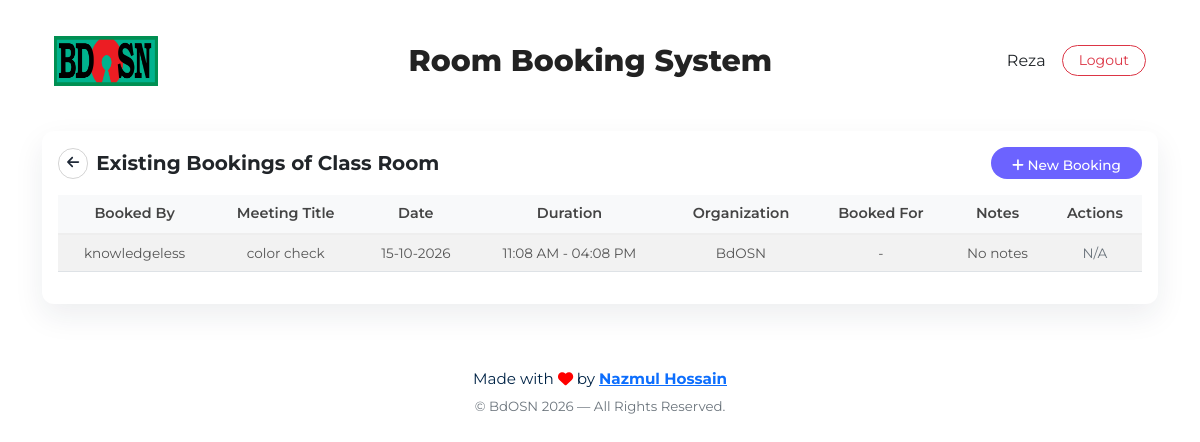
Page /book/1/ (signed in) on the committed database.
### BookingSystem/models.py (models this page shows, shortened)
class Room(models.Model):
    name = models.CharField(max_length=100, default="Unnamed Room")
    capacity = models.PositiveIntegerField(default=10)

class Booking(models.Model):
    user = models.ForeignKey(User, on_delete=models.CASCADE, null=True, blank=True)
    room = models.ForeignKey(Room, on_delete=models.CASCADE)
    title = models.CharField(max_length=200, default="Untitled Conference")
    conference_date = models.DateField(default=date.today)
    start_time = models.TimeField(default=time(9, 0))   # default 9:00 AM
    end_time = models.TimeField(default=time(10, 0))   # default 10:00 AM
    organization = models.CharField(max_length=100, blank=True, null=True, default="Not specified")  # allow empty
    booked_for = models.CharField(max_length=150, blank=True, null=True, default="Self")  # allow empty
    additional_support = models.TextField(
        blank=True,
        default="No additional support needed"
    )
    class Meta:
        ordering = ['conference_date', 'start_time']
        verbose_name = "Room Booking"
        verbose_name_plural = "Room Bookings"

### BookingSystem/views.py (the view, shortened to what this page needs)
# urls.py: path('book/<int:room_id>/', views.book_room, name='book_room'),
@login_required
def book_room(request, room_id):
    archive_expired_bookings()
    room = get_object_or_404(
        Room,
        id=room_id
    )
    bookings = (
        Booking.objects
        .filter(room=room)
        .select_related("user", "room")
        .order_by(
            "conference_date",
            "start_time"
        )
    )
    return render(
        request,
        "book_room.html",
        {
            "room": room,
            "bookings": bookings,
            "organizations": ORGANIZATIONS,
        }
    )

### BookingSystem/views.py (called while the page is built, shortened)
def archive_expired_bookings():
    now = localtime()
    current_date = now.date()
    current_time = now.time()
    archived_count = 0
    with transaction.atomic():
        expired_bookings = (
            Booking.objects
            .select_for_update()
            .select_related("user", "room")
            .filter(
                conference_date__lte=current_date
            )
        )
    return archived_count

### BookingSystem/templates/book_room.html (shortened to what this page needs)
{% extends "base.html" %}
{% load static %}
{% block links %}
    <link rel="stylesheet" href="{% static "css/home.css" %}">
    <link rel="stylesheet" href="https://cdnjs.cloudflare.com/ajax/libs/font-awesome/6.5.0/css/all.min.css" />
{% endblock links %}
{% block contents %}
<div class="container my-4">
    <div class="row g-4">
        <div class="col-12">
            <div class="card shadow-sm booking-card">
                <div class="card-body">
                    <div class="d-flex flex-column flex-md-row justify-content-between align-items-md-center gap-2 mb-3">
                        <div class="d-flex align-items-center gap-2">
                            <a href="{% url 'home' %}" class="btn btn-outline-secondary rounded-pill btn-sm back-home-btn" aria-label="Back to home">
                                <i class="fa-solid fa-arrow-left"></i>
                            </a>
                            <div class="title">
                                <h5 class="fw-bold m-0">Existing Bookings of {{ room.name }}</h5>
                            </div>
                        </div>
                        <div class="button d-flex flex-wrap gap-2">
                            <a href="#" class="btn btn-purple rounded-pill btn-sm" data-bs-toggle="modal" data-bs-target="#bookingModal"><span class="fix"><i class="fa fa-plus"></i> New Booking</span> </a>
                        </div>
                    </div>
                    {% if bookings %}
                    <div class="table-responsive">
                        <table class="table table-striped booking-table align-middle">
                            <thead class="table-light">
                                <tr>
                                    <th>Booked By</th>
                                    <th>Meeting Title</th>
                                    <th>Date</th>
                                    <th>Duration</th>
                                    <th>Organization</th>
                                    <th>Booked For</th>
                                    <th>Notes</th>
                                    <th>Actions</th>
                                </tr>
                            </thead>
                            <tbody>
                                {% for booking in bookings %}
                                <tr>
                                    <td>{{ booking.user }}</td>
                                    <td>{{ booking.title }}</td>
                                    <td>{{ booking.conference_date|date:'d-m-Y' }}</td>
                                    <td>{{ booking.start_time|time:'h:i A' }} - {{ booking.end_time|time:'h:i A' }}</td>
                                    <td>{{ booking.organization|default:"-" }}</td>
                                    <td>{{ booking.booked_for|default:"-" }}</td>
                                    <td>{{ booking.additional_support|default:"No notes" }}</td>
                                    <td>
                                        {% if request.user == booking.user or request.user.is_superuser %}
                                            <button type="button" class="btn btn-sm btn-outline-primary me-1"
                                                data-bs-toggle="modal" data-bs-target="#editBookingModal{{ booking.id }}">
                                                <i class="fa-solid fa-pen-to-square"></i>
                                            </button>
                                            <a href="{% url 'delete_booking' booking.id %}"
                                               class="btn btn-sm btn-outline-danger"
                                               onclick="return confirm('Are you sure you want to delete this booking?');">
                                               <i class="fa-solid fa-trash"></i>
                                            </a>
                                            <div class="modal fade" id="editBookingModal{{ booking.id }}" tabindex="-1"
                                                 aria-labelledby="editBookingLabel{{ booking.id }}" aria-hidden="true">
                                                <div class="modal-dialog">
                                                    <div class="modal-content">
                                                        <form method="post" action="{% url 'edit_booking' booking.id %}">
                                                            {% csrf_token %}
                                                            <div class="modal-header">
                                                                <h5 class="modal-title" id="editBookingLabel{{ booking.id }}">Edit Booking</h5>
                                                                <button type="button" class="btn-close" data-bs-dismiss="modal"></button>
                                                            </div>
                                                            <div class="modal-body">
                                                                <div class="mb-3">
                                                                    <input type="text" name="title" class="form-control"
                                                                           value="{{ booking.title }}" required>
                                                                </div>
                                                                <div class="mb-3">
                                                                    <input type="date" name="conference_date" class="form-control"
                                                                           value="{{ booking.conference_date|date:'Y-m-d' }}" required>
                                                                </div>
                                                                <div class="mb-3 d-flex gap-2 flex-column flex-md-row">
                                                                    <div class="flex-fill">
                                                                        <label class="form-label small text-muted mb-1">Start Time</label>
                                                                        <input type="time" name="start_time" class="form-control booking-time-input"
                                                                               value="{{ booking.start_time|time:'H:i' }}" placeholder="Start Time" required>
                                                                    </div>
                                                                    <div class="flex-fill">
                                                                        <label class="form-label small text-muted mb-1">End Time</label>
                                                                        <input type="time" name="end_time" class="form-control booking-time-input"
                                                                               value="{{ booking.end_time|time:'H:i' }}" placeholder="End Time" required>
                                                                    </div>
                                                                </div>
                                                                <div class="mb-3">
                                                                    <select name="organization" class="form-control">
                                                                        <option value="">-- Select organization --</option>
                                                                        {% for org in organizations %}
                                                                            <option value="{{ org }}" {% if booking.organization == org %}selected{% endif %}>{{ org }}</option>
                                                                        {% endfor %}
                                                                    </select>
                                                                </div>
                                                                <div class="mb-3">
                                                                    <input type="text" name="booked_for" class="form-control" value="{{ booking.booked_for }}">
                                                                </div>
                                                                <div class="mb-3">
                                                                    <textarea name="additional_support" class="form-control" style="resize:none;">{{ booking.additional_support }}</textarea>
                                                                </div>
                                                            </div>
                                                            <div class="modal-footer">
                                                                <button type="button" class="btn btn-secondary" data-bs-dismiss="modal">Cancel</button>
                                                                <button type="submit" class="btn btn-success">Save changes</button>
                                                            </div>
                                                        </form>
                                                    </div>
                                                </div>
                                            </div>
                                        {% else %}
                                            <span class="text-muted">N/A</span>
                                        {% endif %}
                                    </td>
                                </tr>
                                {% endfor %}
                            </tbody>
                        </table>
                    </div>
                    {% else %}
                        <p class="text-muted">No bookings yet for this room.</p>
                    {% endif %}
                </div>
            </div>
        </div>
    </div>
</div>
{% endblock contents %}

### BookingSystem/templates/base.html (shortened to what this page needs)
{% load static %}
<!DOCTYPE html>
<html lang="en">
<head>
    <link rel="stylesheet" href="{% static 'css/base.css' %}" />
    <link rel="stylesheet" href="{% static 'css/bootstrap.min.css' %}" />
    <link rel="stylesheet" href="https://cdnjs.cloudflare.com/ajax/libs/font-awesome/6.6.0/css/all.min.css">
    {% block links %}{% endblock links %}
</head>
<body>
<nav class="container navbar navbar-expand-lg py-3 menubar">
  <div class="container-fluid">
    <a class="navbar-brand d-flex align-items-center fw-bold fs-4 text-primary" href="/">
      <img src="{% static 'img/bdosn_logo.jpeg' %}" alt="MASLab" class="img-fluid" style="max-height: 50px;">
    </a>
    <div class="mx-auto d-none d-lg-block">
      <h4 class="mb-0 text-center fw-semibold title">Room Booking System</h4>
    </div>
    <div class="d-flex align-items-center">
      {% if user.is_authenticated %}
        <span class="me-3 text-dark fw-semibold"> {{ user.username }}</span>
        <a href="{% url 'logout' %}" class="btn btn-sm px-3 rounded-pill btn-outline-danger"><span class="mt-2">Logout</span></a>
      {% else %}
        <a href="{% url 'login' %}" class="btn btn-sm px-3 rounded-pill btn-outline-primary"><span class="fix">Login</span></a>
      {% endif %}
    </div>
  </div>
</nav>
{% block contents %}{% endblock contents %}
<footer class="footer mt-5 mb-0 py-3 text-light">
  <div class="container text-center">
    <p class="mb-1">
      Made with <span class="text-warning"><i class="fa-solid fa-heart"></i></span> by <strong> <a href="https://wwww.facebook.com/nazmul.XI"> Nazmul Hossain </a> </strong>
    </p>
    <small class="text-muted">© BdOSN 2026 — All Rights Reserved.</small>
  </div>
</footer>
</body>
</html>

### static/css/base.css (style rules this page uses)
* { margin: 0; padding: 0; box-sizing: border-box; font-family: "Montserrat", sans-serif; }
.navbar { margin: 15px 0; }
.navbar .title { font-family: "Montserrat", sans-serif !important; font-size: 30px; font-weight: 800; color: #222222; }
.footer, .footer p { font-family: "Montserrat", sans-serif; color: #002447 !important; font-size: 0.95rem; }
.footer strong { color: #002447 !important; transition: color 0.3s ease; }
.footer .text-warning { color: red !important; }
.fix { margin-top: 4px !important; }

### static/css/home.css (style rules this page uses)
.card { background: #fff; border-radius: 16px; border: 1px solid rgba(108, 99, 255, 0.08); box-shadow: 0 12px 30px rgba(23, 34, 61, 0.08) !important; }
.back-home-btn { border-color: rgba(17, 17, 17, 0.18); color: #1f2937; }
.btn-purple { background: #6c63ff; color: #fff !important; font-size: 12px; font-weight: 700; padding: 6px 14px; border-radius: 50px; }
.btn-purple span { margin-top: 3px; }
.booking-card { border-radius: 12px; border: none; background: #fff; }
.btn-purple { background: #6c63ff; color: #fff; border-radius: 50px; font-size: 0.85rem; font-weight: 500; padding: 5px 20px; line-height: 1.2; display: inline-flex; align-items: center; justify-content: center; text-align: center; }
.booking-table th { text-align: center; font-size: 0.9rem; font-weight: 600; font-family: "Montserrat", sans-serif; color: #444; }
.booking-table td { text-align: center; font-size: 0.85rem; font-family: "Montserrat", sans-serif; color: #555; }
.booking-table thead { border-bottom: 2px solid #eee; }

### rows in the picture
Room: name "Class Room"
Booking: user "knowledgeless", title "color check", conference_date "15-10-2026", start_time "11:08 AM", end_time "04:08 PM", organization "BdOSN", booked_for "-", additional_support "No notes", shows "N/A"

### other values in the picture
{{ user.username }} "Reza"
